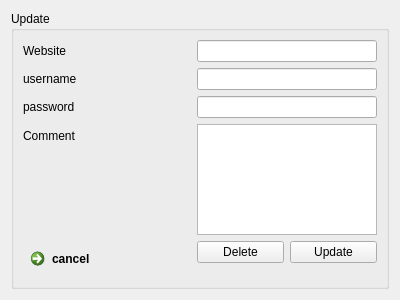
<?xml version="1.0" encoding="UTF-8"?>
<ui version="4.0">
 <class>editDialog</class>
 <widget class="QDialog" name="editDialog">
  <property name="geometry">
   <rect>
    <x>0</x>
    <y>0</y>
    <width>400</width>
    <height>300</height>
   </rect>
  </property>
  <property name="windowTitle">
   <string>Dialog</string>
  </property>
  <layout class="QVBoxLayout" name="verticalLayout">
   <item>
    <widget class="QGroupBox" name="groupBox">
     <property name="title">
      <string>Update</string>
     </property>
     <layout class="QVBoxLayout" name="verticalLayout_2">
      <item>
       <layout class="QFormLayout" name="formLayout">
        <item row="0" column="0">
         <widget class="QLabel" name="label">
          <property name="text">
           <string>Website</string>
          </property>
         </widget>
        </item>
        <item row="0" column="1">
         <widget class="QLineEdit" name="website"/>
        </item>
        <item row="1" column="0">
         <widget class="QLabel" name="label_2">
          <property name="text">
           <string>username</string>
          </property>
         </widget>
        </item>
        <item row="1" column="1">
         <widget class="QLineEdit" name="uname"/>
        </item>
        <item row="3" column="0">
         <widget class="QLabel" name="label_3">
          <property name="text">
           <string>password</string>
          </property>
         </widget>
        </item>
        <item row="3" column="1">
         <widget class="QLineEdit" name="password"/>
        </item>
        <item row="4" column="0">
         <widget class="QLabel" name="label_5">
          <property name="text">
           <string>Comment</string>
          </property>
         </widget>
        </item>
        <item row="4" column="1">
         <widget class="QPlainTextEdit" name="comment"/>
        </item>
        <item row="6" column="0">
         <widget class="QCommandLinkButton" name="cancelBtn">
          <property name="text">
           <string>cancel</string>
          </property>
         </widget>
        </item>
        <item row="6" column="1">
         <layout class="QHBoxLayout" name="horizontalLayout_2">
          <item>
           <widget class="QPushButton" name="delBtn">
            <property name="text">
             <string>Delete</string>
            </property>
           </widget>
          </item>
          <item>
           <widget class="QPushButton" name="updateBtn">
            <property name="text">
             <string>Update</string>
            </property>
           </widget>
          </item>
         </layout>
        </item>
       </layout>
      </item>
     </layout>
    </widget>
   </item>
  </layout>
 </widget>
 <resources/>
 <connections/>
</ui>
